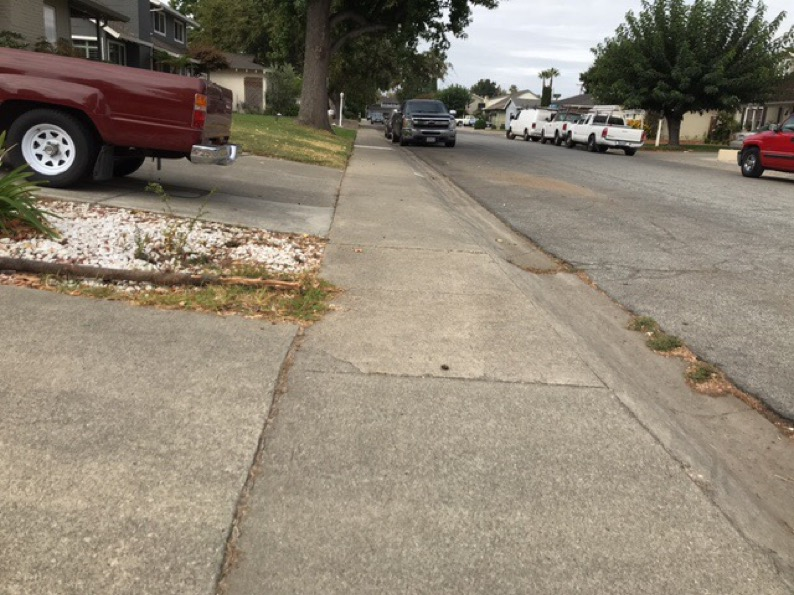
#> input picture Sidewalk/IMG_7552.JPG, 794 x 595 px; its folder holds only this picture in this run
$ jupyter execute Scratch.ipynb
#> lines starting #> are read from the running program, lines starting #| are printed output that depends on the picture; after the words box and inside, x2 and y2 are one past the last pixel; in counts of white or black regions, pixels touching at a corner belong together
[cell 1]
import glob
import sys
from scipy import ndimage
from PIL import Image
import os, os.path
import numpy as np
import cv2
import math

import matplotlib.pyplot as plt

[cell 2]
# Import images
image_list = []
image_data = []
for filename in glob.glob('Sidewalk/*.JPG'):
    im=Image.open(filename)
#> im is the input picture: PIL image 794x595 RGB; mean R, G, B 142.4, 132.2, 116.6
    imcv=cv2.imread(filename)
    image_list.append(imcv)
    image_data.append(list(im.getdata()));

[cell 3]
# color regions
HSV_data = []
for image in image_list:
    HSV = cv2.cvtColor(image, cv2.COLOR_RGB2HSV)
    HSV_data.append(HSV)
#> this loop made 1 pass
#> after the loop, HSV_data = 1 item
# [5 lines of commented-out code are left out]

HSV would be helpful for distinguishing between the road, sidewalk, and other areas, so we'll continue with that when it comes to making a mask.

Let's continue by blurring the image to see if that helps define the lines between the road and sidewalk. Almost seems counterintuitive.

[cell 4]
median_data = []

for image in image_list:
    BLUR = cv2.GaussianBlur(image, (3, 3), 0)
    MEDIAN = cv2.medianBlur(image,5)
    MEDIAN = cv2.medianBlur(MEDIAN,5)
    median_data.append(MEDIAN)
#> this loop made 1 pass
#> pass 1, `MEDIAN = cv2.medianBlur(MEDIAN,5)`:
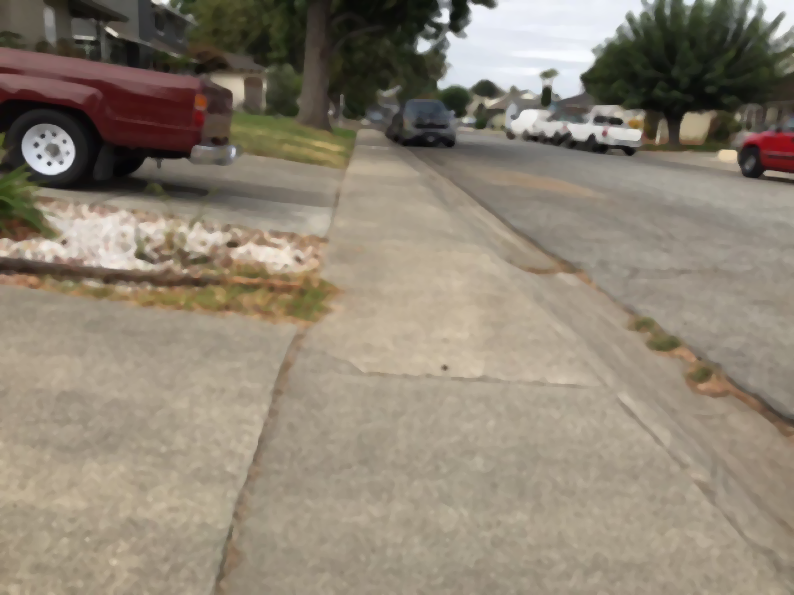
#> MEDIAN: shape (595, 794, 3); mean B, G, R 116.3, 131.9, 142.1
#> after the loop, median_data = 1 item
#     cv2.imshow("Blurred", BLUR)
#     cv2.imshow("Median", MEDIAN)
#     cv2.waitKey(0)

Blurring the image seems to do the trick. It keeps the colors the same while reducing noise. This lets us eliminate the moss on the sidewalk and keeps the lines remain well defined.

One possible problem would be a clean sidewalk with the sun directly overhead. This would result in the sidewalk lines dissapearing. The road-sidewalk distinction would remain the same.

At this point we've got our data. Let's try gray scale on this to see what happens.

[cell 5]
# [4 lines of commented-out code are left out]

Not much unfortunately. At this point, let's try eliminating all non gray colors.

First begin by defining the range of colors.

[cell 6]
def select_sidewalk(image):
    # sidewalk color mask using HSV scale
    lower = np.uint8([  0, 0,   140])
    upper = np.uint8([179, 60, 200])
    mask = cv2.inRange(image, lower, upper)
    return cv2.bitwise_and(image, image, mask = mask)

def select_sidewalk_dynamically(image):
    # Get ROI:
    height, width, channels = image.shape
    ROI = [height-100, height, round((width/2)-80), round((width/2)+80)]
    im1 = image[ROI[0]:ROI[1], ROI[2]:ROI[3]]
    # Determine color range
    lower = np.array([im1[:,:,0].min(), im1[:,:,1].min(), im1[:,:,2].min()])
    upper = np.array([im1[:,:,0].max(), im1[:,:,1].max(), im1[:,:,2].max()])
    # sidewalk color mask using HSV scale
    mask = cv2.inRange(image, lower, upper)
    return cv2.bitwise_and(image, image, mask = mask)

... and test it out on a single image.

[cell 7]
# [5 lines of commented-out code are left out]

It appears to work! But there are some gaps where the sidewalk is dirty, or it's too far and increases in saturation (warmth at vanishing points something something).

So let's go ahead and use the blurred image, change the color space, and apply the filter.

[cell 8]
masked_images = []

# [6 lines of commented-out code are left out]

This looks great. The sidewalk and road are selected, with more of the sidewalk being selected than the road. Let's do this dynamically by selecting a ROI (region of interest) in the bottom-middle of the image. We'll extract the color ranges and then interpolate an HSV color range for the filter.

First up, capturing the ROI:

[cell 9]
# [9 lines of commented-out code are left out]

Now let's determine the HSV color ranges using a rudimentary min/max function on the color ranges:

[cell 10]
# lower = np.array([im1[:,:,0].min(), im1[:,:,1].min(), im1[:,:,2].min()])
# upper = np.array([im1[:,:,0].max(), im1[:,:,1].max(), im1[:,:,2].max()])
# print(lower, upper)

And now test it to filter the blurred sidewalk image:

[cell 11]
for image in median_data:
    mask_test = select_sidewalk_dynamically(cv2.cvtColor(image, cv2.COLOR_RGB2HSV))
    masked_images.append(mask_test)
    cv2.imshow("MASK", mask_test)
    cv2.imshow("Blurred", image)
    cv2.waitKey(0)
#> this loop made 1 pass
#> (height in select_sidewalk_dynamically, width in select_sidewalk_dynamically, channels in select_sidewalk_dynamically, ROI in select_sidewalk_dynamically, lower in select_sidewalk_dynamically, upper in select_sidewalk_dynamically) on pass 1: (595, 794, 3, [495, 595, 317, 477], [97, 39, 142], [103, 53, 187])
#> pass 1, in select_sidewalk_dynamically, `mask = cv2.inRange(image, lower, upper)`:
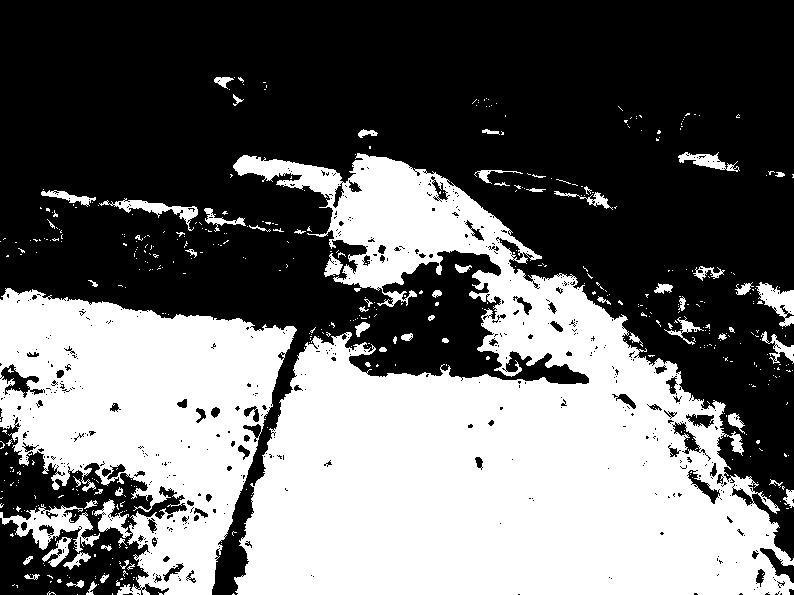
#> mask: shape (595, 794); 41.7% white; 494 white regions (428 under 20 px), largest, box (x1, y1, x2, y2) and area: (233, 153, 794, 595) 134894, (0, 288, 297, 595) 51788, (0, 504, 100, 553) 1821
#> pass 1, `mask_test = select_sidewalk_dynamically(cv2.cvtColor(image, cv2.COLOR_..`:
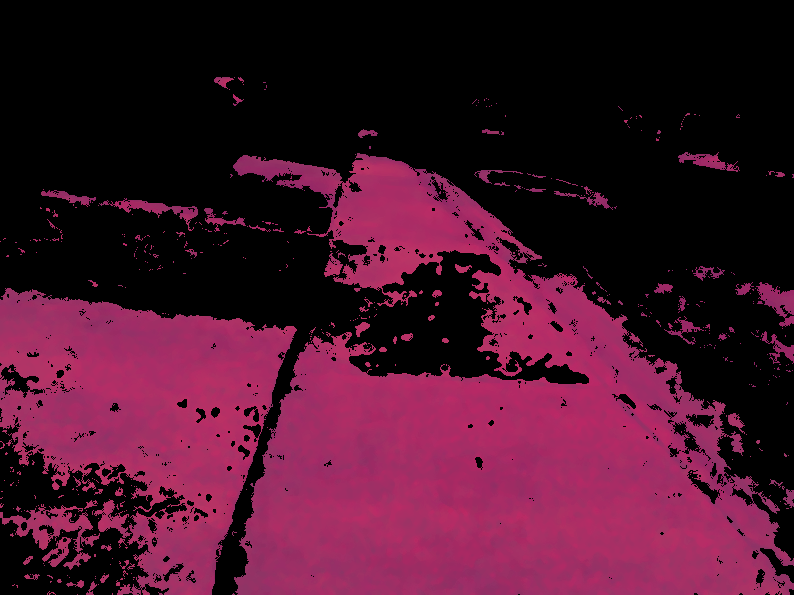
#> mask_test: shape (595, 794, 3); mean B, G, R 42.3, 19.3, 69.5
#> after the loop, masked_images = 1 item

$ run again, on Sidewalk/IMG_7557.JPG
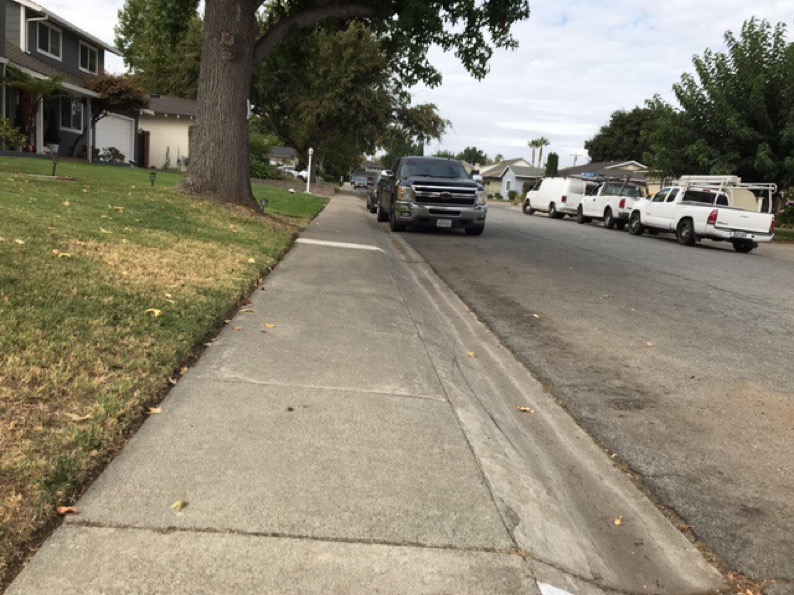
#> input picture Sidewalk/IMG_7557.JPG, 794 x 595 px
#> im is the input picture: PIL image 794x595 RGB; mean R, G, B 137.2, 130.5, 113.1
#> the loop `for image in image_list:` made 1 pass
#> after the loop `for image in image_list:`: HSV_data = 1 item
#> the loop `for image in median_data:` made 1 pass
#> (height in select_sidewalk_dynamically, width in select_sidewalk_dynamically, channels in select_sidewalk_dynamically, ROI in select_sidewalk_dynamically, lower in select_sidewalk_dynamically, upper in select_sidewalk_dynamically) on pass 1: (595, 794, 3, [495, 595, 317, 477], [96, 36, 129], [104, 66, 226])
#> pass 1, in select_sidewalk_dynamically, `mask = cv2.inRange(image, lower, upper)`:
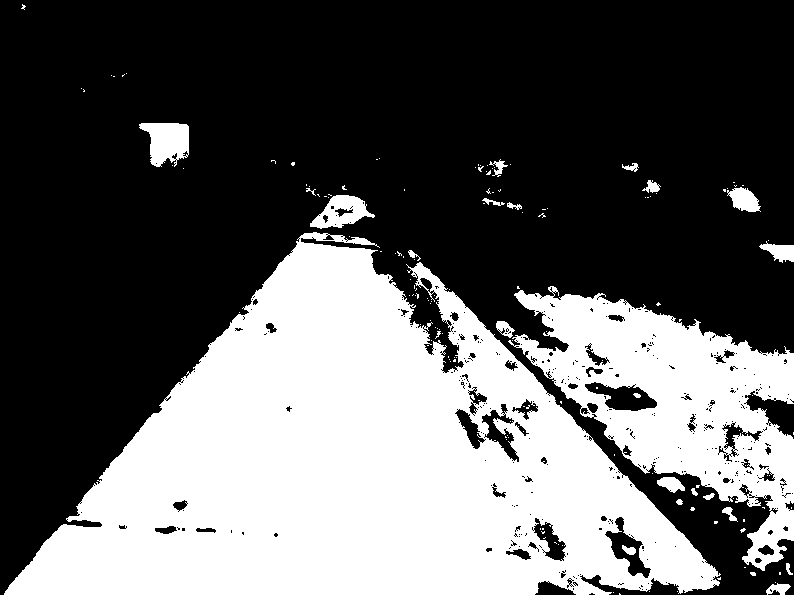
#> mask: shape (595, 794); 37.8% white; 158 white regions (134 under 20 px), largest, box (x1, y1, x2, y2) and area: (4, 232, 721, 595) 138984, (508, 286, 794, 571) 33834, (139, 123, 189, 167) 1533
#> pass 1, `mask_test = select_sidewalk_dynamically(cv2.cvtColor(image, cv2.COLOR_..`:
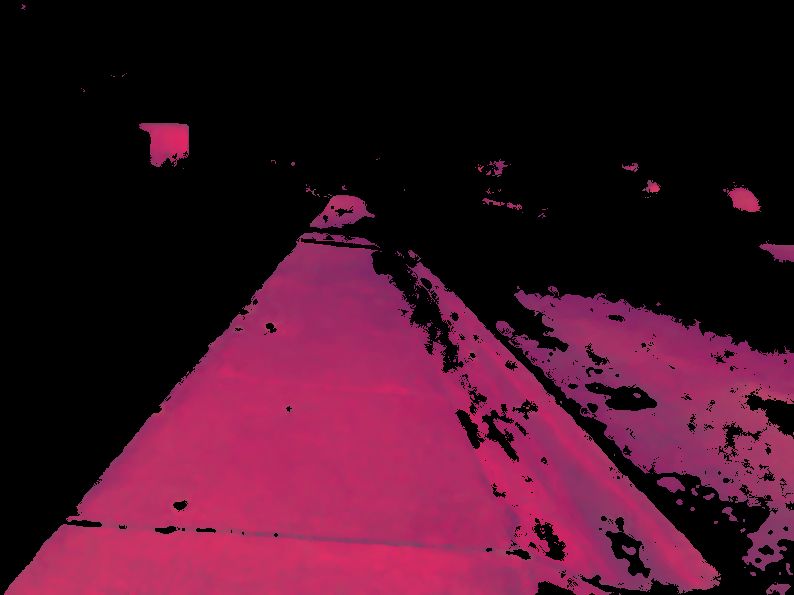
#> mask_test: shape (595, 794, 3); mean B, G, R 38.2, 17.8, 64.8

$ run again, on Sidewalk/IMG_7558.JPG
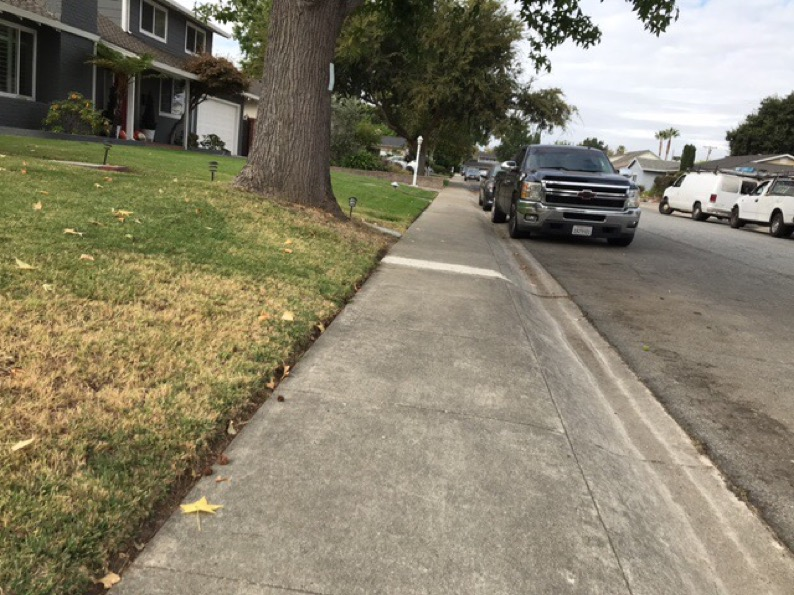
#> input picture Sidewalk/IMG_7558.JPG, 794 x 595 px
#> im is the input picture: PIL image 794x595 RGB; mean R, G, B 134.9, 128.4, 107.5
#> the loop `for image in image_list:` made 1 pass
#> after the loop `for image in image_list:`: HSV_data = 1 item
#> the loop `for image in median_data:` made 1 pass
#> (height in select_sidewalk_dynamically, width in select_sidewalk_dynamically, channels in select_sidewalk_dynamically, ROI in select_sidewalk_dynamically, lower in select_sidewalk_dynamically, upper in select_sidewalk_dynamically) on pass 1: (595, 794, 3, [495, 595, 317, 477], [96, 34, 132], [104, 50, 192])
#> pass 1, in select_sidewalk_dynamically, `mask = cv2.inRange(image, lower, upper)`:
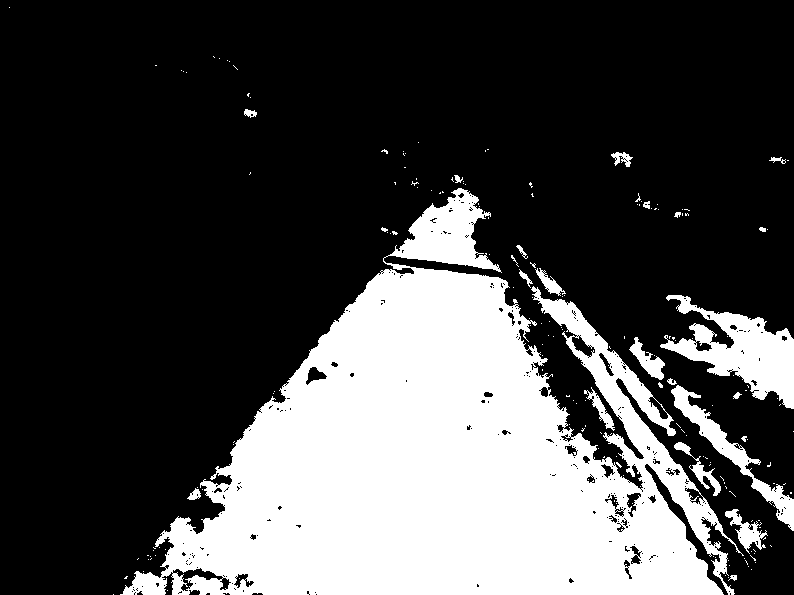
#> mask: shape (595, 794); 28.7% white; 189 white regions (165 under 20 px), largest, box (x1, y1, x2, y2) and area: (120, 188, 744, 595) 122804, (660, 295, 794, 409) 6435, (671, 385, 794, 531) 2649
#> pass 1, `mask_test = select_sidewalk_dynamically(cv2.cvtColor(image, cv2.COLOR_..`:
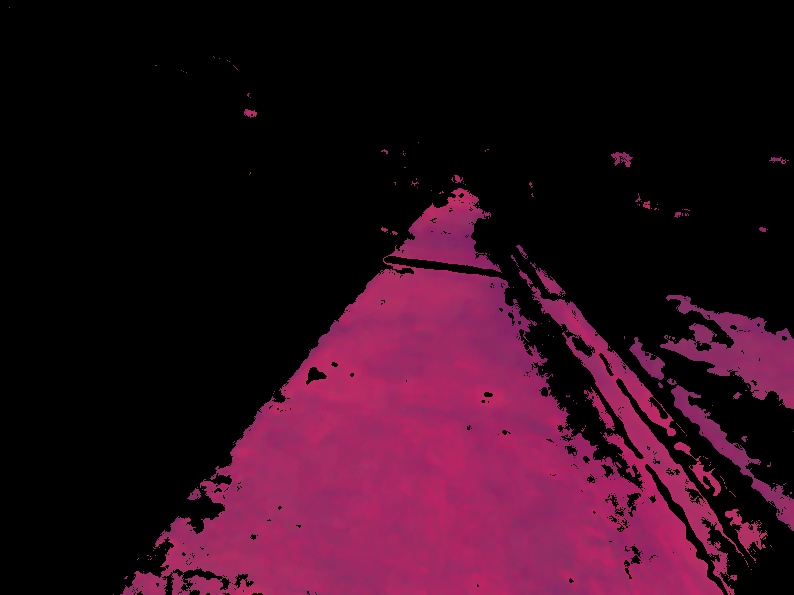
#> mask_test: shape (595, 794, 3); mean B, G, R 28.8, 12, 46.5

$ run again, on Sidewalk/IMG_7559.JPG
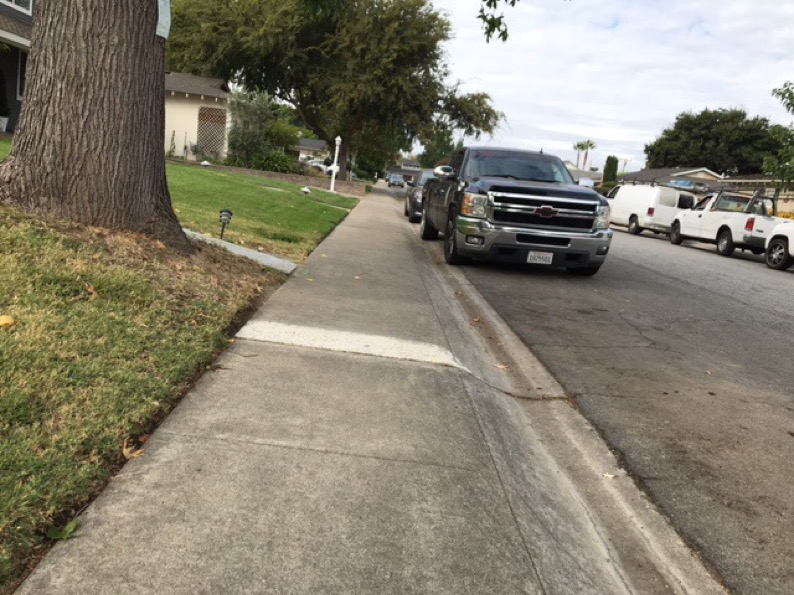
#> input picture Sidewalk/IMG_7559.JPG, 794 x 595 px
#> im is the input picture: PIL image 794x595 RGB; mean R, G, B 133.4, 127.6, 111.5
#> the loop `for image in image_list:` made 1 pass
#> after the loop `for image in image_list:`: HSV_data = 1 item
#> the loop `for image in median_data:` made 1 pass
#> (height in select_sidewalk_dynamically, width in select_sidewalk_dynamically, channels in select_sidewalk_dynamically, ROI in select_sidewalk_dynamically, lower in select_sidewalk_dynamically, upper in select_sidewalk_dynamically) on pass 1: (595, 794, 3, [495, 595, 317, 477], [96, 34, 116], [104, 53, 185])
#> pass 1, in select_sidewalk_dynamically, `mask = cv2.inRange(image, lower, upper)`:
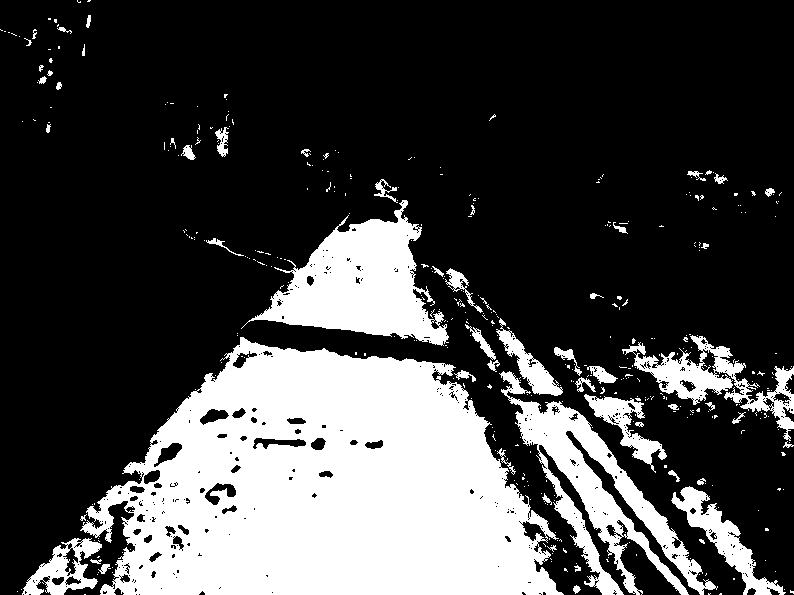
#> mask: shape (595, 794); 26.8% white; 414 white regions (360 under 20 px), largest, box (x1, y1, x2, y2) and area: (80, 337, 564, 595) 83339, (241, 200, 449, 346) 13781, (499, 371, 718, 595) 12157
#> pass 1, `mask_test = select_sidewalk_dynamically(cv2.cvtColor(image, cv2.COLOR_..`:
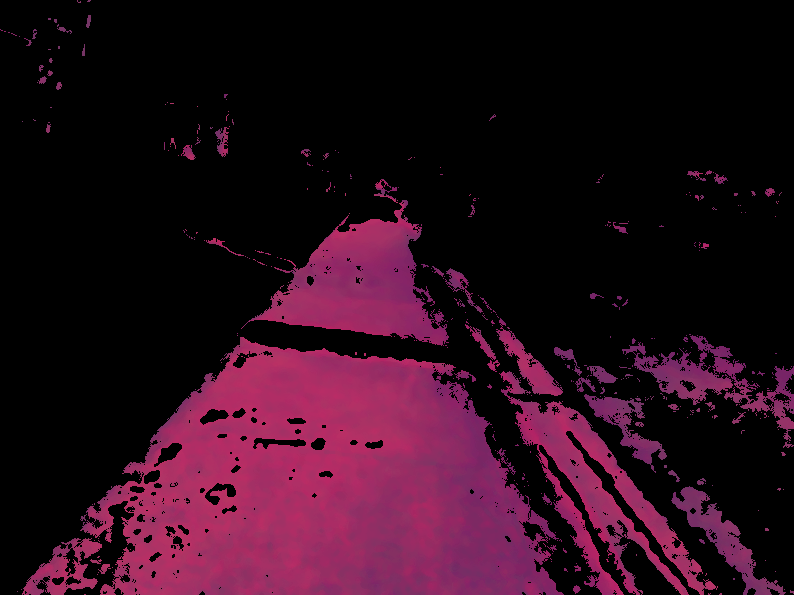
#> mask_test: shape (595, 794, 3); mean B, G, R 27.1, 12.1, 41.6

$ run again, on Sidewalk/IMG_7554.JPG
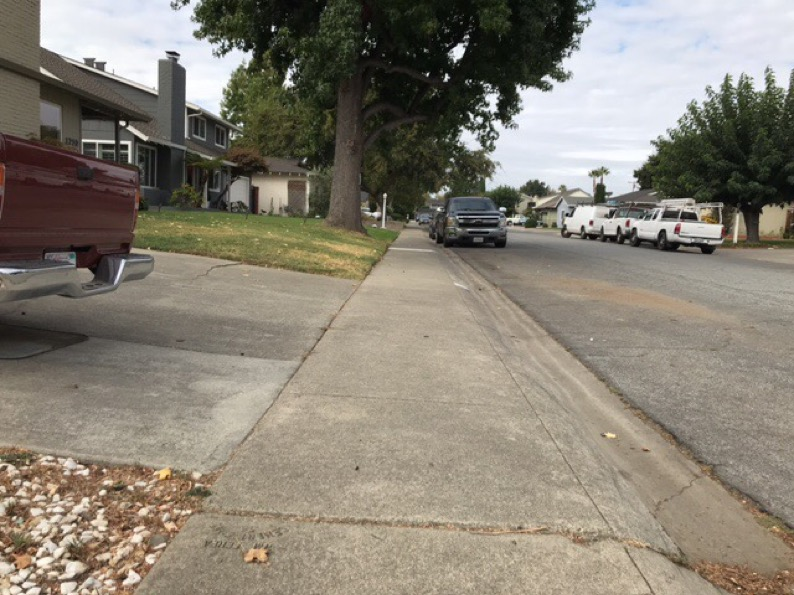
#> input picture Sidewalk/IMG_7554.JPG, 794 x 595 px
#> im is the input picture: PIL image 794x595 RGB; mean R, G, B 135.7, 128.9, 116.3
#> the loop `for image in image_list:` made 1 pass
#> after the loop `for image in image_list:`: HSV_data = 1 item
#> the loop `for image in median_data:` made 1 pass
#> (height in select_sidewalk_dynamically, width in select_sidewalk_dynamically, channels in select_sidewalk_dynamically, ROI in select_sidewalk_dynamically, lower in select_sidewalk_dynamically, upper in select_sidewalk_dynamically) on pass 1: (595, 794, 3, [495, 595, 317, 477], [96, 38, 131], [107, 83, 197])
#> pass 1, in select_sidewalk_dynamically, `mask = cv2.inRange(image, lower, upper)`:
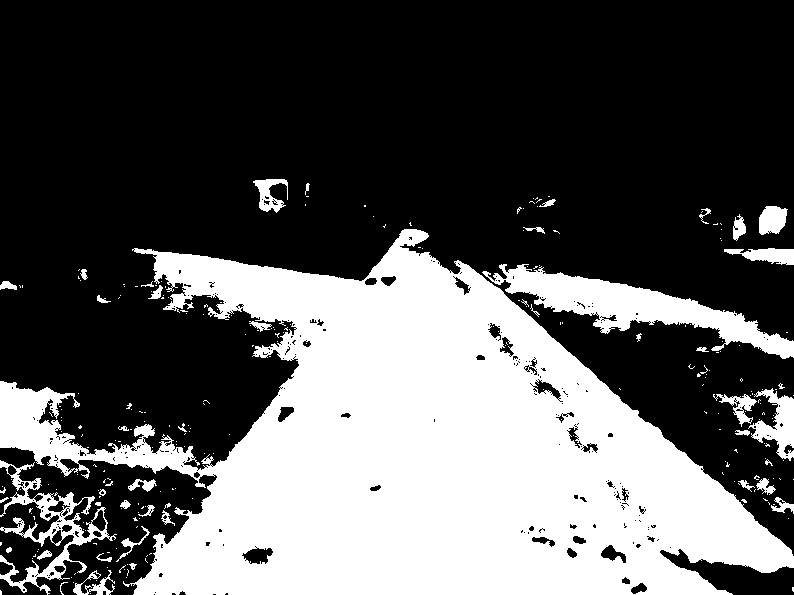
#> mask: shape (595, 794); 35.1% white; 265 white regions (222 under 20 px), largest, box (x1, y1, x2, y2) and area: (0, 229, 794, 595) 146193, (482, 264, 794, 359) 8744, (0, 460, 117, 595) 3457
#> pass 1, `mask_test = select_sidewalk_dynamically(cv2.cvtColor(image, cv2.COLOR_..`:
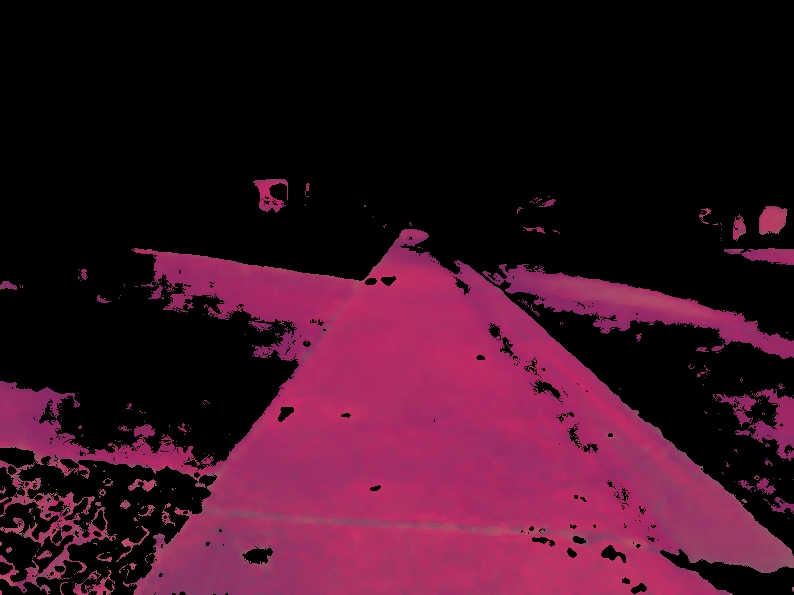
#> mask_test: shape (595, 794, 3); mean B, G, R 35.7, 17.1, 58.5
